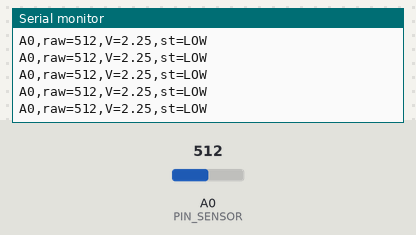
This sketch was run on a simulated Arduino Nano, built with avr-gcc and run on an emulated ATmega328P. Shown: the last lines printed to the serial monitor. The inputs (shaded band) are chosen by the test bench; at power-on: A0 (PIN_SENSOR) = 512.

Above: at 1.2 s.
1.3 s: A0 (PIN_SENSOR) set to 728
At 1.31 s:
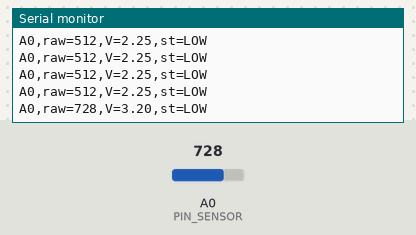
2.8 s: A0 (PIN_SENSOR) set to 748
At 2.81 s:
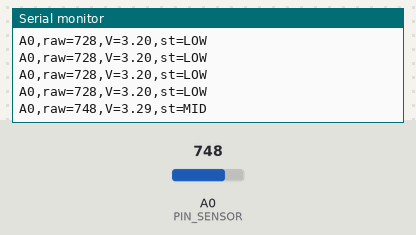
4.8 s: A0 (PIN_SENSOR) set to 867
At 4.81 s:
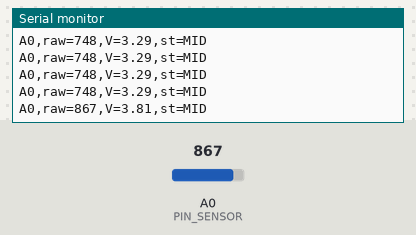
6.3 s: A0 (PIN_SENSOR) set to 891
At 6.31 s:
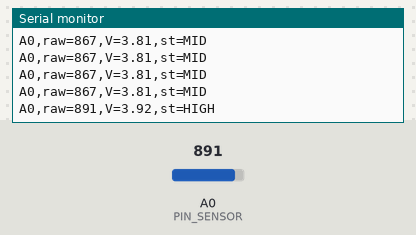

Measured:
- the behaviour switches between 737 and 738 on A0 (PIN_SENSOR) (found by bisection; images 1 and 2)
- the behaviour switches between 879 and 880 on A0 (PIN_SENSOR) (found by bisection; images 3 and 4)
- after the input at 1.3 s, the serial monitor: prints a new line at once (image 1)
- after the input at 2.8 s, the serial monitor: prints a new line at once (image 2)
- after the input at 4.8 s, the serial monitor: prints a new line at once (image 3)
- after the input at 6.3 s, the serial monitor: prints a new line at once (image 4)

The sketch:

wheel_speed.ino
```cpp
// Arduino Nano 휠스피드 — 현재 A0(오른쪽)만 사용
// VOLTAGE_MONITOR=1 이면 A0 전압만 출력
// VOLTAGE_MONITOR=0 이면 STM32로 WPS,R,<count>,L,0 전송

#define VOLTAGE_MONITOR  1

const int PIN_SENSOR = A0;

const float MEASURED_VCC = 4.5f;

const float RATIO_HIGH = 4.3f / 5.0f;
const float RATIO_LOW = 3.6f / 5.0f;
const int RAW_HIGH = (int)(1023.0f * RATIO_HIGH + 0.5f);
const int RAW_LOW = (int)(1023.0f * RATIO_LOW + 0.5f);

#if !VOLTAGE_MONITOR
const unsigned long SEND_INTERVAL_MS = 50;

unsigned int pulseCount = 0;
int lastState = HIGH;
unsigned long lastSendMs = 0;

void sendPulseLine(unsigned int rightCount) {
  Serial.print(F("WPS,R,"));
  Serial.print(rightCount);
  Serial.println(F(",L,0"));
}

void processSensor() {
  const int raw = analogRead(PIN_SENSOR);

  int currentState = lastState;
  if (raw >= RAW_HIGH) {
    currentState = HIGH;
  } else if (raw <= RAW_LOW) {
    currentState = LOW;
  }

  if (lastState == HIGH && currentState == LOW) {
    pulseCount++;
  }
  lastState = currentState;
}
#endif

#if VOLTAGE_MONITOR
const unsigned long PRINT_INTERVAL_MS = 100;
unsigned long lastPrintMs = 0;

float rawToVolts(int raw) {
  return raw * MEASURED_VCC / 1023.0f;
}

const char *stateLabel(int raw) {
  if (raw >= RAW_HIGH) {
    return "HIGH";
  }
  if (raw <= RAW_LOW) {
    return "LOW";
  }
  return "MID";
}
#endif

void setup() {
  Serial.begin(115200);
  pinMode(PIN_SENSOR, INPUT);

#if VOLTAGE_MONITOR
  Serial.print(F("VOLTAGE_MONITOR A0 only  VCC="));
  Serial.print(MEASURED_VCC, 2);
  Serial.print(F("V  HIGH>="));
  Serial.print(RAW_HIGH);
  Serial.print(F("  LOW<="));
  Serial.println(RAW_LOW);
#else
  sendPulseLine(0);
#endif
}

void loop() {
#if VOLTAGE_MONITOR
  const unsigned long now = millis();
  if (now - lastPrintMs >= PRINT_INTERVAL_MS) {
    const int raw = analogRead(PIN_SENSOR);
    Serial.print(F("A0,raw="));
    Serial.print(raw);
    Serial.print(F(",V="));
    Serial.print(rawToVolts(raw), 2);
    Serial.print(F(",st="));
    Serial.println(stateLabel(raw));
    lastPrintMs = now;
  }
#else
  const unsigned long now = millis();

  processSensor();

  if (now - lastSendMs >= SEND_INTERVAL_MS) {
    sendPulseLine(pulseCount);
    pulseCount = 0;
    lastSendMs = now;
  }
#endif
}
```
